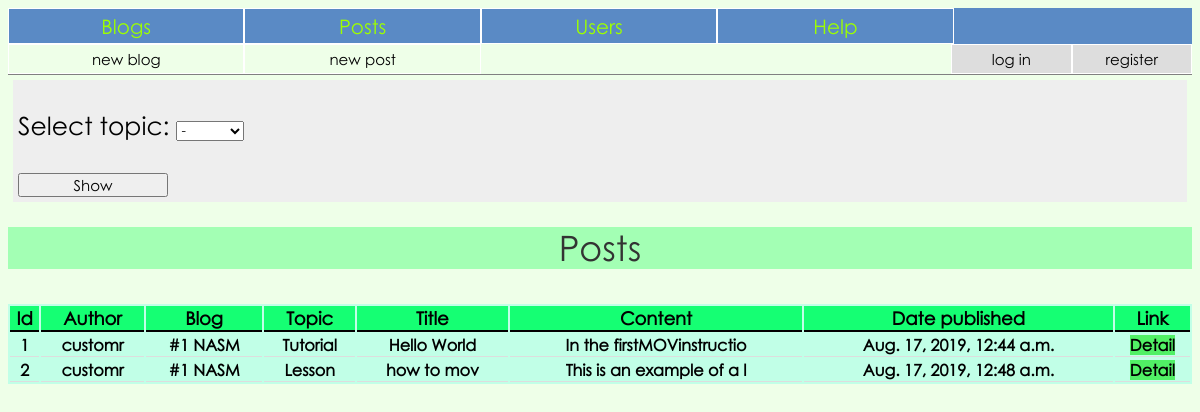
The app's page /posts/, older data.
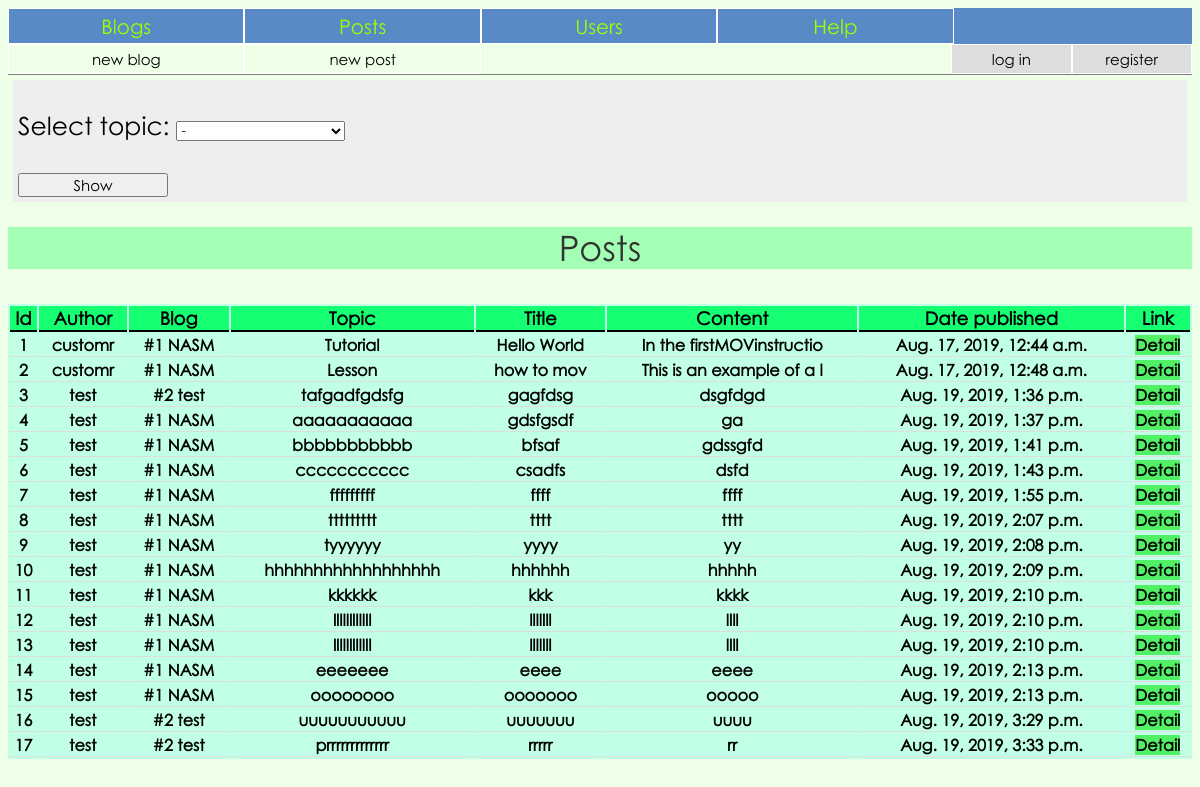
The same page, newer data.
### blog/models.py (models this page shows, shortened)
class Post(models.Model):
	blog = models.ForeignKey(Blog, on_delete=models.CASCADE, blank=True)
	author = models.ForeignKey(MyUser, on_delete=models.CASCADE, blank=True)
	topic = models.CharField('Topic', max_length=50, blank=True)
	title = models.CharField('Title', max_length=50, blank=True)
	text = models.TextField('Text', max_length=5000, blank=True)
	rating = models.IntegerField('Rating', default=0)
	date_published = models.DateTimeField('Date published', default=timezone.now, blank=True)
	liked_users = models.ManyToManyField(MyUser, default=None, related_name='liked_post')

class MyUser(AbstractBaseUser):
	username = models.CharField('username', max_length=50, unique=True)
	first_name = models.CharField('first name', max_length=50)
	last_name = models.CharField('last name', max_length=50)
	email = models.EmailField(
		verbose_name='email address',
		max_length=255,
		unique=True,
	)
	date_of_birth = models.DateField()
	is_active = models.BooleanField(default=True)
	is_admin = models.BooleanField(default=False)
	objects = MyUserManager()
	USERNAME_FIELD = 'username'
	EMAIL_FIELD = 'email'
	REQUIRED_FIELDS = ['first_name', 'last_name', 'email', 'date_of_birth']
	def __str__(self):
		return self.username

class Blog(models.Model):
	author = models.ForeignKey(MyUser, on_delete=models.CASCADE, blank=True)
	name = models.CharField('Name', max_length=50, blank=True, unique=True)
	rating = models.IntegerField('Rating', default=0)
	def __str__(self):
		return '#{} {}'.format(self.id, self.name)

### blog/views.py (the view)
# urls.py: path('posts/', views.get_posts, name='posts'),
def get_posts(request, topic=None):
	posts = Post.objects.all()
	if request.method == 'POST':
		form = TopicForm(request.POST, update=True)
		if form.is_valid():
			topic = form.cleaned_data['topic']
			if topic == '-':
				return HttpResponseRedirect(reverse('blog:posts'))
			return HttpResponseRedirect(reverse('blog:posts_topic', args=(topic, )))
	else:
		form = TopicForm(initial={'topic': '-'}, update=True)
		if topic:
			posts = posts.filter(topic__iexact=topic)
		context = {
			'posts': posts,
			'topic': topic,
			'form': form
			}
		return render(request, 'blog/post.html', context)

### blog/templates/blog/post.html (shortened to what this page needs)
{% extends 'blog/base.html' %}
{% block content %}
<form method='post'>
    {{ form.as_p }}
    <input type='submit' value='Show'>
</form>
<p class='title'>Posts</p>
<div>
	<table>
		<thead>
			<tr>
				<th>Id</th>
				<th>Author</th>
				<th>Blog</th>
				<th>Topic</th>
				<th>Title</th>
				<th>Content</th>
				<th>Date published</th>
				<th>Link</th>
			</tr>
		</thead>
		<tbody>
		{% for post in posts %}
			<tr>
				<th>{{ post.id }}</th>
				<th>{{ post.author }}</th>
				<th>{{ post.blog }}</th>
				<th>{{ post.topic }}</th>
				<th>{{ post.title }}</th>
				<th>{{ post.text|slice:25 }}</th>
				<th>{{ post.date_published }}</th>
				<th><a href="{% url 'blog:post' post.id %}">Detail</a></th>
			</tr>
		{% endfor %}
		</tbody>
	</table>
</div>
{% endblock content %}

Row changes from the older to the newer data that the page shows:
added Post: topic "-", id "16", author "test", blog "#2 test", topic "uuuuuuuuuuu", title "uuuuuuu", text "uuuu", date_published "Aug. 19, 2019, 3:29 p.m."
added Post: id "3", author "test", blog "#2 test", topic "tafgadfgdsfg", title "gagfdsg", text "dsgfdgd", date_published "Aug. 19, 2019, 1:36 p.m."
added Post: id "4", author "test", blog "#1 NASM", topic "aaaaaaaaaaa", title "gdsfgsdf", text "ga", date_published "Aug. 19, 2019, 1:37 p.m."
added Post: id "5", author "test", blog "#1 NASM", topic "bbbbbbbbbbb", title "bfsaf", text "gdssgfd", date_published "Aug. 19, 2019, 1:41 p.m."
added Post: id "6", author "test", blog "#1 NASM", topic "ccccccccccc", title "csadfs", text "dsfd", date_published "Aug. 19, 2019, 1:43 p.m."
added Post: id "7", author "test", blog "#1 NASM", topic "fffffffff", title "ffff", text "ffff", date_published "Aug. 19, 2019, 1:55 p.m."
added Post: id "8", author "test", blog "#1 NASM", topic "ttttttttt", title "tttt", text "tttt", date_published "Aug. 19, 2019, 2:07 p.m."
added Post: id "9", author "test", blog "#1 NASM", topic "tyyyyyy", title "yyyy", text "yy", date_published "Aug. 19, 2019, 2:08 p.m."
added Post: id "10", author "test", blog "#1 NASM", topic "hhhhhhhhhhhhhhhhhh", title "hhhhhh", text "hhhhh", date_published "Aug. 19, 2019, 2:09 p.m."
added Post: id "11", author "test", blog "#1 NASM", topic "kkkkkk", title "kkk", text "kkkk", date_published "Aug. 19, 2019, 2:10 p.m."
added Post: id "12", author "test", blog "#1 NASM", topic "llllllllllll", title "lllllll", text "llll", date_published "Aug. 19, 2019, 2:10 p.m."
added Post: id "13", author "test", blog "#1 NASM", topic "llllllllllll", title "lllllll", text "llll", date_published "Aug. 19, 2019, 2:10 p.m."
added Post: id "14", author "test", blog "#1 NASM", topic "eeeeeee", title "eeee", text "eeee", date_published "Aug. 19, 2019, 2:13 p.m."
added Post: id "15", author "test", blog "#1 NASM", topic "oooooooo", title "ooooooo", text "ooooo", date_published "Aug. 19, 2019, 2:13 p.m."
added Post: id "17", author "test", blog "#2 test", topic "prrrrrrrrrrrrr", title "rrrrr", text "rr", date_published "Aug. 19, 2019, 3:33 p.m."
